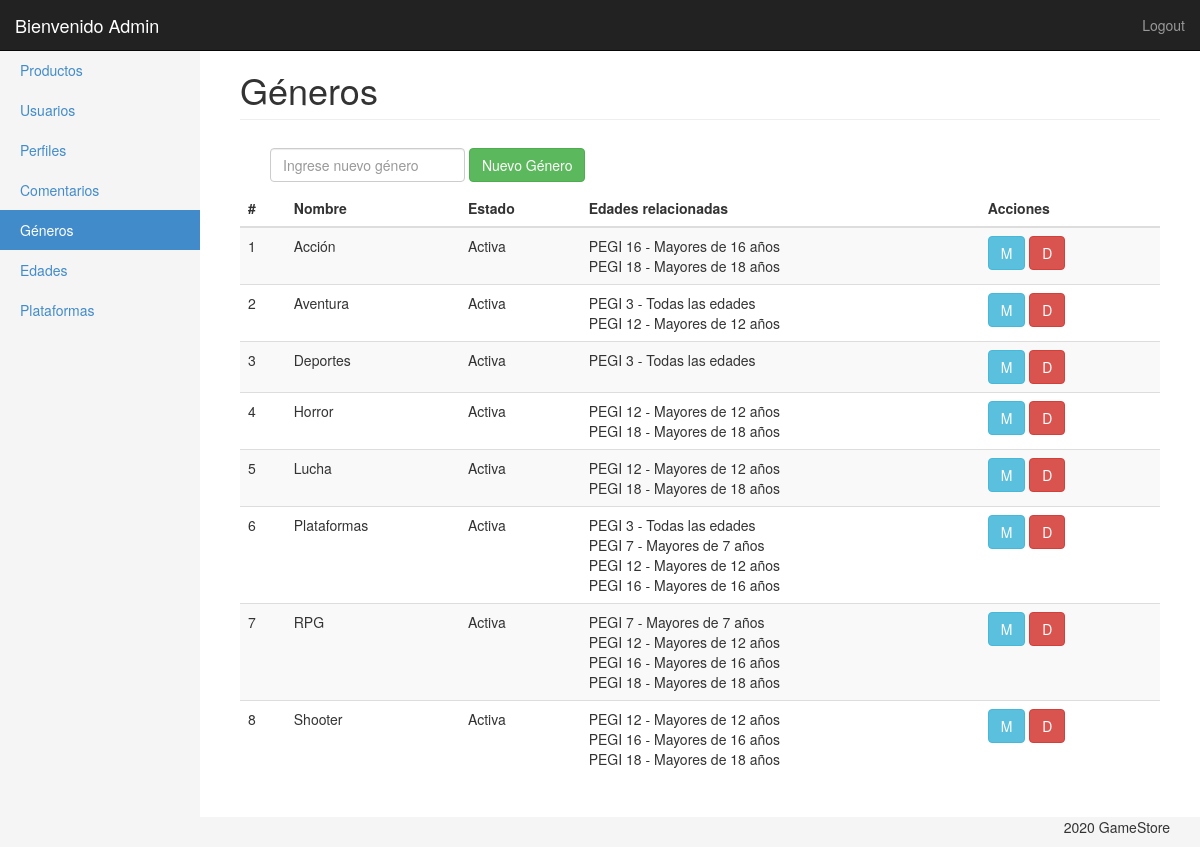
Page /ProduccionWeb_TP1/panel/generos.php (signed in) on the earlier database version.
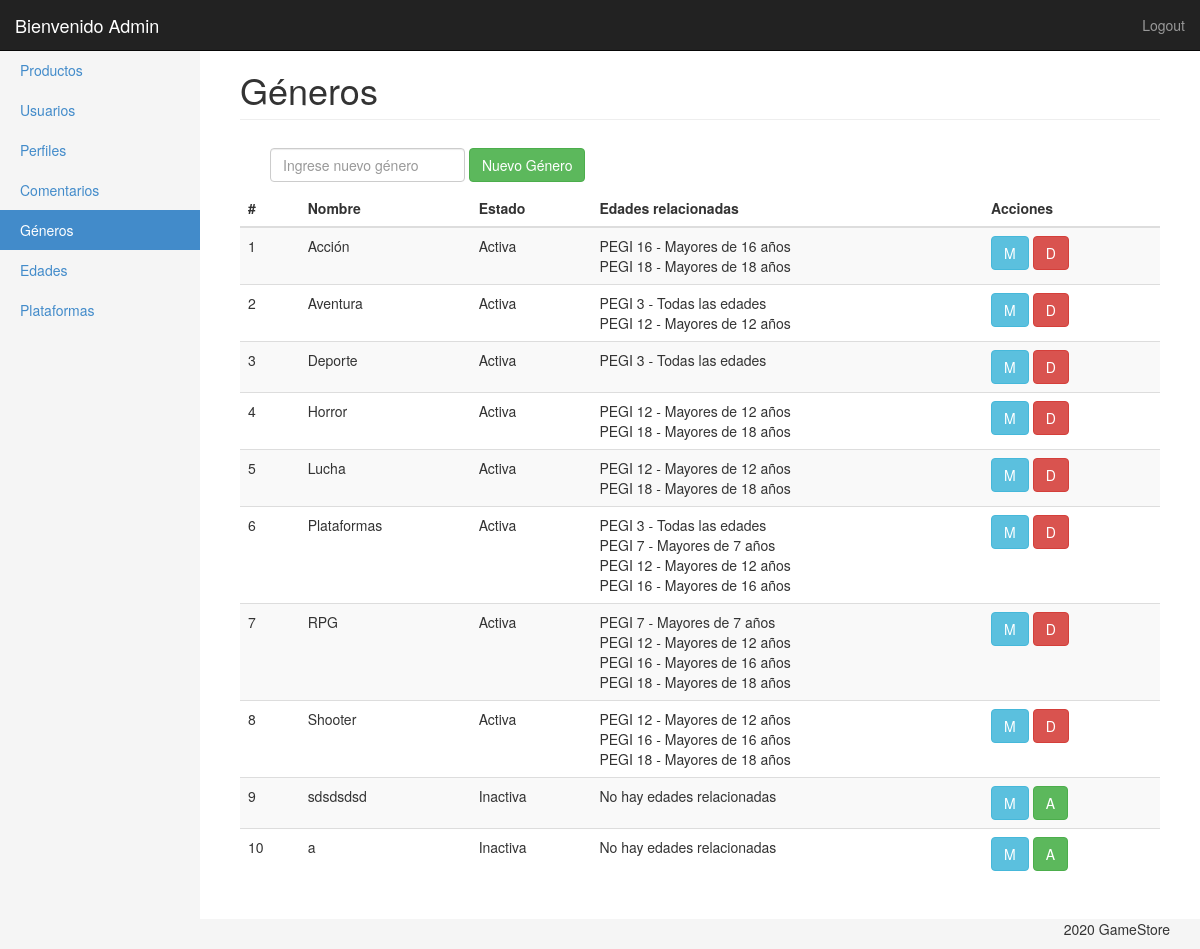
Same page on the later database version.
### tables this page shows
CREATE TABLE `generos` (
  `id` int(11) NOT NULL,
  `nombre` varchar(50) NOT NULL,
  `estado` tinyint(1) NOT NULL DEFAULT 1,
  `enabled` tinyint(1) NOT NULL DEFAULT 1
);

CREATE TABLE `edades` (
  `id` int(11) NOT NULL,
  `nombre` varchar(50) NOT NULL,
  `estado` tinyint(1) NOT NULL DEFAULT 1,
  `enabled` tinyint(1) NOT NULL DEFAULT 1
);

### ProduccionWeb_TP1/panel/clases/genero.php (called while the page is built, shortened)
<?php
Class Genero{
	private $con;
	public function __construct($con){
		$this->con = $con;
	}
	public function getList(){
		$query = "SELECT *
					FROM generos
					WHERE enabled = '1' ";
        return $this->con->query($query);
	}
	public function getSubcategoria($id){
		$query = "	SELECT edades.nombre
					FROM generos INNER JOIN genero_edades
					ON generos.id = genero_edades.idgen
					INNER JOIN edades
					ON edades.id = genero_edades.idedad
					WHERE generos.id=".$id." AND edades.enabled = 1 AND edades.estado = 1 ";
		return $this->con->query($query);
	}
}

### ProduccionWeb_TP1/panel/generos.php (the view, shortened to what this page needs)
<?php
require('inc/header.php');
?>
<div class="container-fluid">
	<?php $generoMenu = 'Géneros';
	$gen = new Genero($con);
	include('inc/side_bar.php');
	?>
	<div class="col-sm-9 col-md-10 main">
		<h1 class="page-header">
			<?php echo $generoMenu ?>
		</h1>
		<div class="container-fluid">
			<form action="generos.php" method="post" class="navbar-form navbar-left">
				<input type="text" class="form-control" id="nombre" name="nombre" placeholder="Ingrese nuevo género">
				<button type="submit" class="btn btn-success" name="alta_generos" title="Agregar">Nuevo Género</button></a>
			</form>
		</div>
		<div class="table-responsive">
			<table class="table table-striped">
				<thead>
					<tr>
						<th>#</th>
						<th>Nombre</th>
						<th>Estado</th>
						<th>Edades relacionadas</th>
						<th>Acciones</th>
					</tr>
				</thead>
				<tbody>
					<?php
					foreach ($gen->getList() as $generos) { ?>
						<tr>
						<td><?php echo $generos['id'];?></td>
						<td><?php echo $generos['nombre'];?></td>
						<td><?php if($generos['estado'] == 1){
							echo 'Activa';
						} else {
							echo 'Inactiva';
						} 	?></td>
						<td> <?php
						$haysubcat = false;
						foreach ($gen->getSubcategoria($generos['id']) as $subcat) {
									$haysubcat = true;
									echo $subcat['nombre'];
									?> <br> <?php
								}
								if(!$haysubcat){
									echo "No hay edades relacionadas";
								} ?></td>
						<td>
						<a href="generos_ae.php?edit=<?php echo $generos['id']?>"><button type="button" class="btn btn-info" title="Modificar nombre">M</button></a>
							<?php if($generos['estado'] == 0){ ?>
								<a href="generos.php?modif=<?php echo $generos['estado'] ?>&id=<?php echo $generos['id']?>"><button type="button" class="btn btn-success" title="Activar">A</button></a>
							<?php } else { ?>
								<a href="generos.php?modif=<?php echo $generos['estado'] ?>&id=<?php echo $generos['id']?>"><button type="button" class="btn btn-danger" title="Desactivar">D</button></a>
							<?php } ?>
						</td>
						</tr>
					<?php } ?>
				</tbody>
			</table>
		</div>
	</div>
</div>
<?php include('inc/footer.php'); ?>

Differences in the rows shown:
changed generos id 3: nombre "Deportes" → "Deporte"
added generos: id "9", nombre "sdsdsdsd", estado "Inactiva", shows "No hay edades relacionadas"
added generos: id "10", nombre "a", estado "Inactiva", shows "No hay edades relacionadas"
